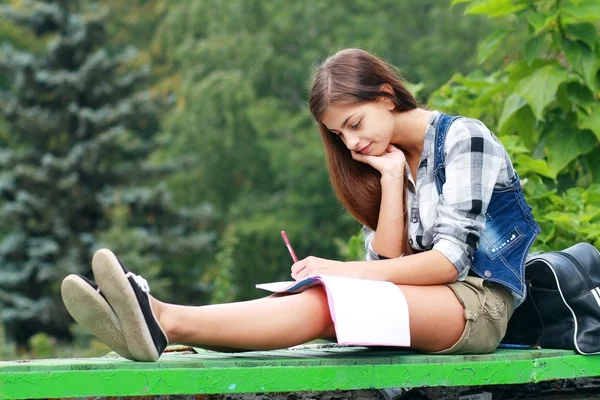
#> input picture Activity#2/img.jpg, 600 x 400 px
$ python 3.py
#> lines starting #> are read from the running program, lines starting #| are printed output that depends on the picture; after the words box and inside, x2 and y2 are one past the last pixel; in counts of white or black regions, pixels touching at a corner belong together
import cv2
import numpy as np
import math
import matplotlib.pyplot as mpimg
from matplotlib import pyplot as plt

IMG = cv2.imread('./img.jpg') #import Image
#> IMG is the input picture: shape (400, 600, 3); mean B, G, R 91.6, 124.3, 103.4

ZEROARRAY = np.zeros(IMG.shape, dtype=np.uint8)

def fill_255(x,y,w,h):
    ZEROARRAY[y:y+h,x:x+w] = 255

fill_255(250,50,200,120) # X Y W H


fig, plot = plt.subplots(1,3)
fig.suptitle('Masked Image')

im_rgb = cv2.cvtColor(IMG, cv2.COLOR_BGR2RGB) # convert to RGB
plot[0].imshow(im_rgb)
plot[0].set_title('ORIGINAL')
plot[1].imshow(ZEROARRAY)
plot[1].set_title('Image Mask')
plot[2].imshow(cv2.bitwise_and(ZEROARRAY, im_rgb))
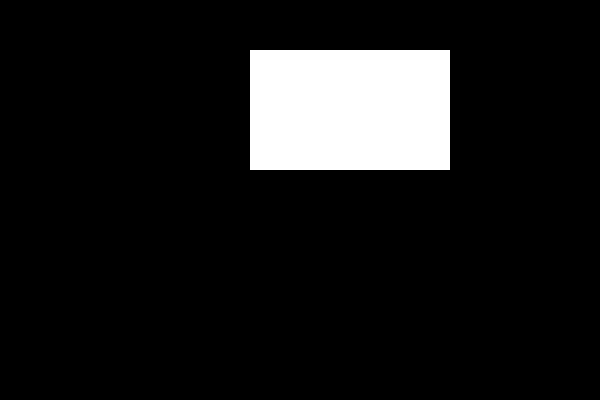
#> ZEROARRAY: shape (400, 600, 3); 10% white; 1 white region, box (x1, y1, x2, y2) and area: (250, 50, 450, 170) 24000
plot[2].set_title('Bitwise_and Result')


plt.show() # display plot
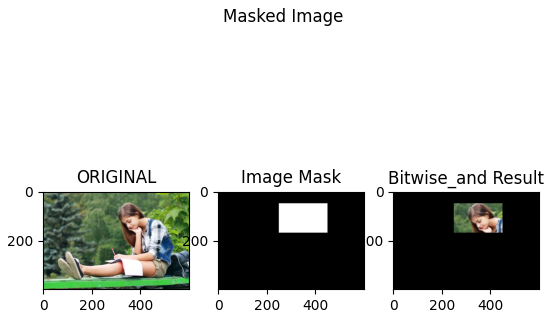
#> figure drawn by matplotlib, 3 panels
